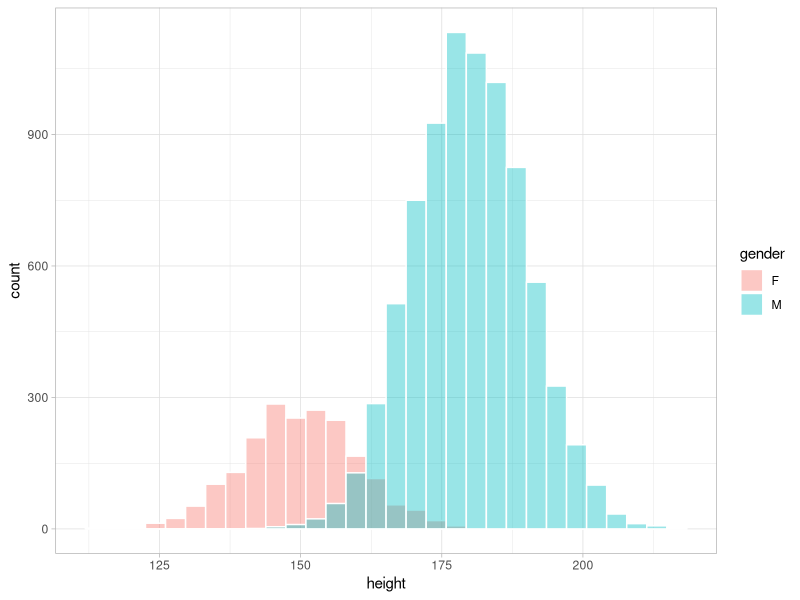
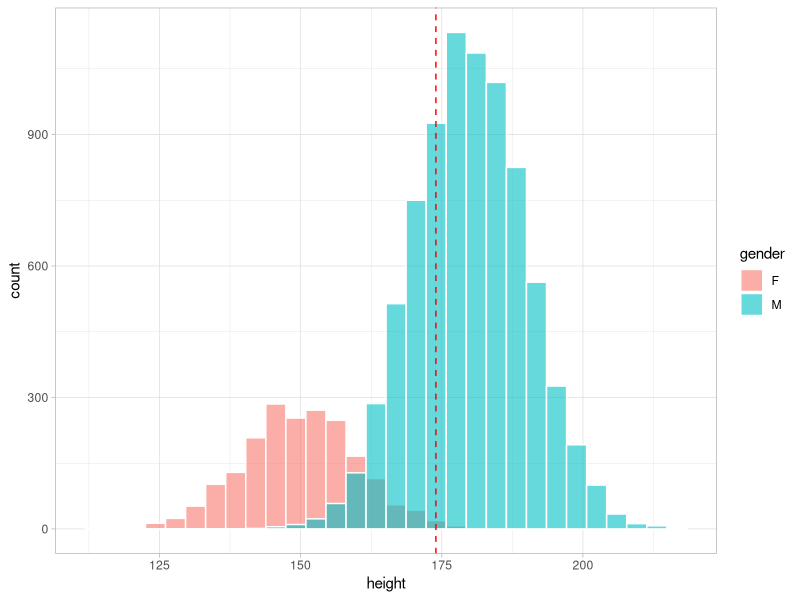
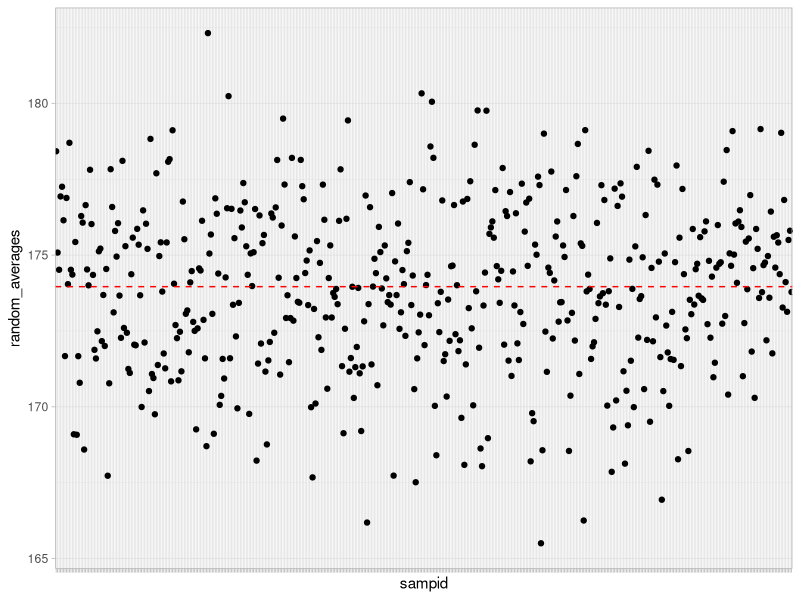
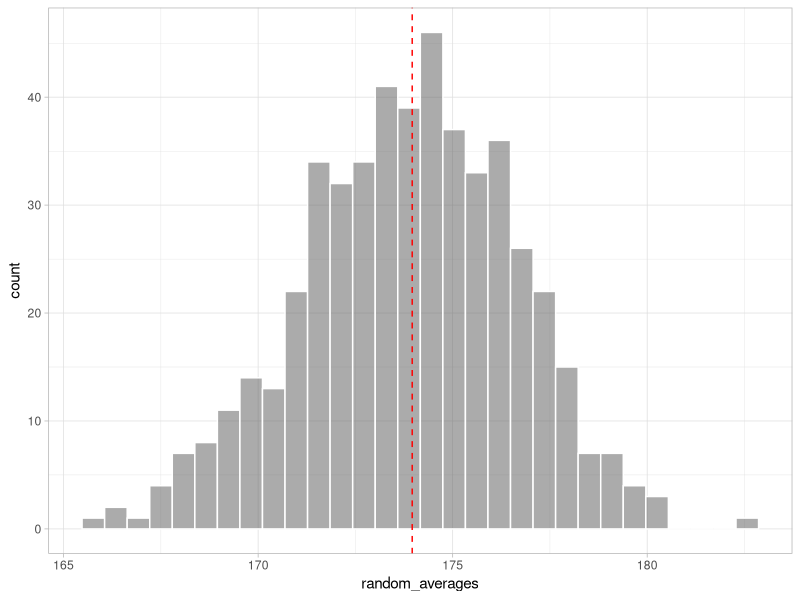
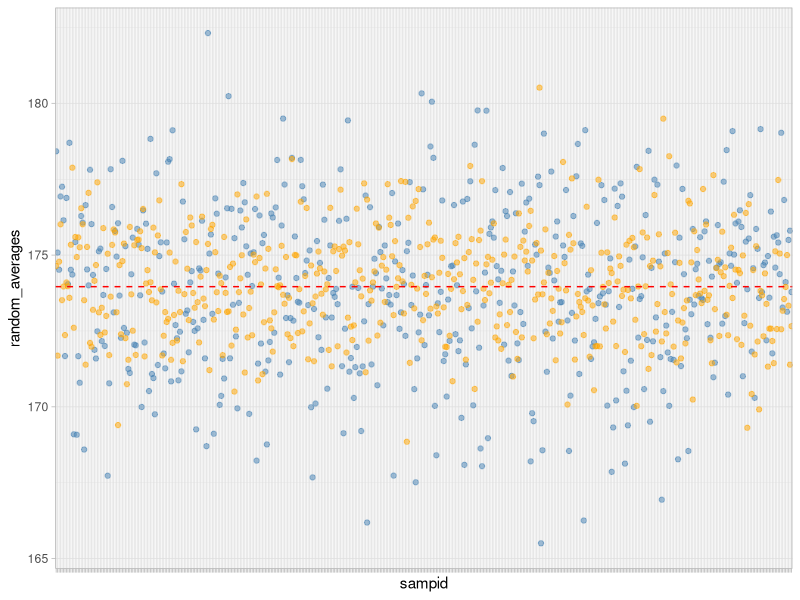
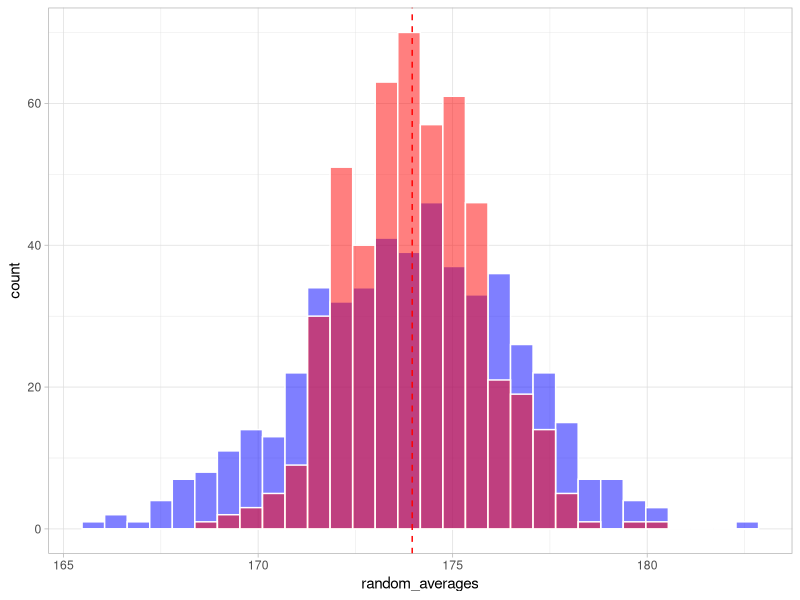
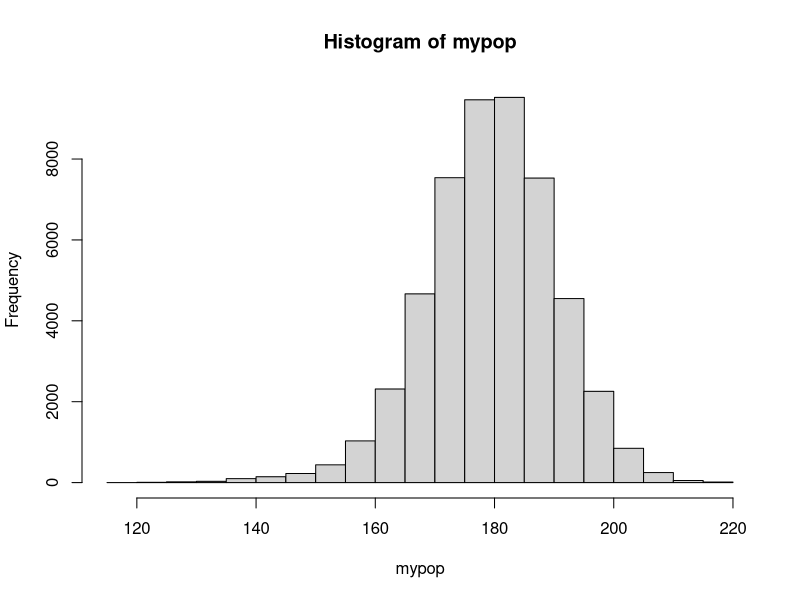
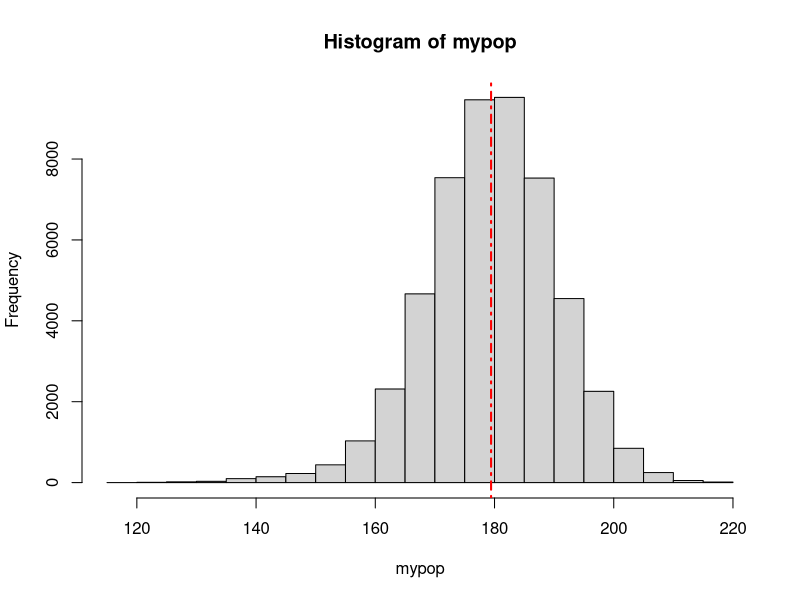

The R script that drew these images, in order:
## ---- chunk 1
knitr::opts_chunk$set(echo = TRUE, message = FALSE, error = FALSE)
library(tidyverse)
## ---- chunk 2
## separate tibbles
males <- tibble(gender = "M", height = rnorm(8000,180,10))
females <- tibble(gender = "F", height = rnorm(2000,150,10))

## merge everything in a df
mypop <- males %>% 
  bind_rows(females)
## ---- chunk 3
mypop %>% 
  ggplot() + 
  geom_histogram(aes(x = height, fill = gender), col = "white",  alpha = 0.4, position = "identity")  +
  theme_light()
## ---- chunk 4
pop_mu <- mean(mypop$height)
pop_mu
## ---- chunk 5
mypop %>% 
  ggplot() + 
  geom_histogram(aes(x = height, fill = gender), col = "white",  alpha = 0.6, position = "identity") + 
  geom_vline(xintercept = pop_mu, col="red", lty = 2) + 
  theme_light()
## ---- chunk 6
## start creating the tibble container
x <- tibble(sampid = paste0("s",1:500))
head(x)
## ---- chunk 7
## here we do the complete random sampling ...
x <- x %>% 
  mutate(random_samples = map(sampid, ~sample(x = mypop$height,size = 30)))
head(x)
## ---- chunk 8
## now we calculate the averages
x <- x %>% 
  mutate(random_averages = map_dbl(random_samples, ~mean(.x)))
head(x)
## ---- chunk 9
x %>% 
  ggplot() + 
  geom_point(aes(x = sampid, y = random_averages)) + 
  geom_hline(yintercept = pop_mu, col = "red", lty = 2) + 
  theme_light() + 
  theme(axis.text.x = element_blank())
## ---- chunk 10
x %>% 
  ggplot() + 
  geom_histogram(aes(x = random_averages), alpha = 0.5, col = "white") + 
  geom_vline(xintercept = pop_mu, col = "red", lty = 2) + 
  theme_light()
## ---- chunk 11
nsamp <- 30

## here I calculate the fraction
subfractions <- ceiling((table(mypop$gender)/nrow(mypop))*nsamp)

## just to show how much easy to read is the coding with pipes
library(magrittr)

another_subfraction <- mypop$gender %>% 
  table(.) %>% 
  divide_by(nrow(mypop)) %>% 
  multiply_by(nsamp) %>% 
  ceiling(.)

subfractions
## ---- chunk 12
subfractions[1]/subfractions[2]
2000/8000
## ---- chunk 13
## here we do the complete random sampling of the two populations
## and we return a vector with the samples extracted in a stratified way
x <- x %>% 
  mutate(stratified_random_samples = map(sampid, function(n) {
    out_males <- mypop %>% filter(gender == "M") %>% pull(height) %>% sample(.,subfractions["M"])
    out_females <- mypop %>% filter(gender == "F") %>% pull(height) %>% sample(.,subfractions["F"])
    return(c(out_males,out_females))
  }))
head(x)
## ---- chunk 14
## now we calculate the averages
x <- x %>% 
  mutate(stratified_averages = map_dbl(stratified_random_samples, ~mean(.x)))
head(x)
## ---- chunk 15
x %>% 
  ggplot() + 
  geom_point(aes(x = sampid, y = random_averages), col = "steelblue", alpha = 0.5) + 
  geom_point(aes(x = sampid, y = stratified_averages), col = "orange", alpha = 0.5) + 
  geom_hline(yintercept = pop_mu, col = "red", lty = 2) + 
  theme_light() + 
  theme(axis.text.x = element_blank())
## ---- chunk 16
x %>% 
  ggplot() + 
  geom_histogram(aes(x = random_averages), fill = "blue", alpha = 0.5, col = "white") + 
  geom_histogram(aes(x = stratified_averages), fill = "red", alpha = 0.5, col = "white") + 
  geom_vline(xintercept = pop_mu, col = "red", lty = 2) + 
  theme_light()
## ---- chunk 17
## we split data in males and females

mypop_m <- rnorm(50000,180,10)  ## Extracting 8000 numbers from a gaussian population with mean 180 and sd 10
mypop_f <- rnorm(1000,150,10)
## ---- chunk 18
mypop <- c(mypop_m,mypop_f)  ## Concatenating the two vectors


hist(mypop)
## ---- chunk 19
mean(mypop)
## ---- chunk 20
## this plot is mad by using "base" R plotting utilities
hist(mypop)
abline(v = mean(mypop), 
       col = "red", 
       lty = 4, ## the type of the line
       lwd = 2)       
## ---- chunk 21
## Example of sampling

pop_mean <-  
  mean(mypop)

pop_mean
## ---- chunk 22
## Set of sizes we will consider
sizes <- c(10,31,50,100,500)
## ---- chunk 23
sample_size_effect <- tibble(s_size = rep(c(sizes), each = 500)) %>% 
  mutate(m_fraction = length(mypop_m)/(length(mypop_m) + length(mypop_f))) %>% 
  mutate(f_fraction = 1 - m_fraction) %>% 
  mutate(across(contains("fraction"), function(s) ceiling(s*s_size),.names = "sample_{.col}")) %>% 
  #mutate(across(contains("fraction"),~ ceiling(.x*s_size),.names = "sample_{.col}")) %>% 
  mutate(random_samplings = map(s_size, ~ sample(mypop, size = .x))) %>% 
  mutate(stratified_samplings = map2(sample_m_fraction,sample_f_fraction, function(a,b) c(sample(mypop_m,a), sample(mypop_f,b)))) %>%
  # mutate(stratified_samplings = map2(sample_m_fraction,sample_f_fraction,~ c(sample(mypop_m,.x), sample(mypop_f,.y)))) %>%
  mutate(mean_random = map_dbl(random_samplings,~mean(.x))) %>% 
  mutate(mean_strat = map_dbl(stratified_samplings,~mean(.x)))
  
## ---- chunk 24
sample_size_effect %>% 
  ggplot() + 
  geom_histogram(aes(x = mean_random), 
                 col = "white",    ## color of the border
                 fill = "steelblue",  ## color of the bars
                 alpha = 0.5) +  ## transparency
  geom_histogram(aes(x = mean_strat), col = "white", fill = "orange", alpha = 0.5) + 
  geom_vline(xintercept = pop_mean, lty = 2, col = "red") + 
  facet_wrap(~factor(s_size), scales = "free")
## ---- chunk 25
sample_size_effect %>% 
  group_by(s_size) %>% 
  summarize(sd_random = sd(mean_random),
            sd_strata = sd(mean_strat)) %>% 
  mutate(sdratio = sd_random/sd_strata)
